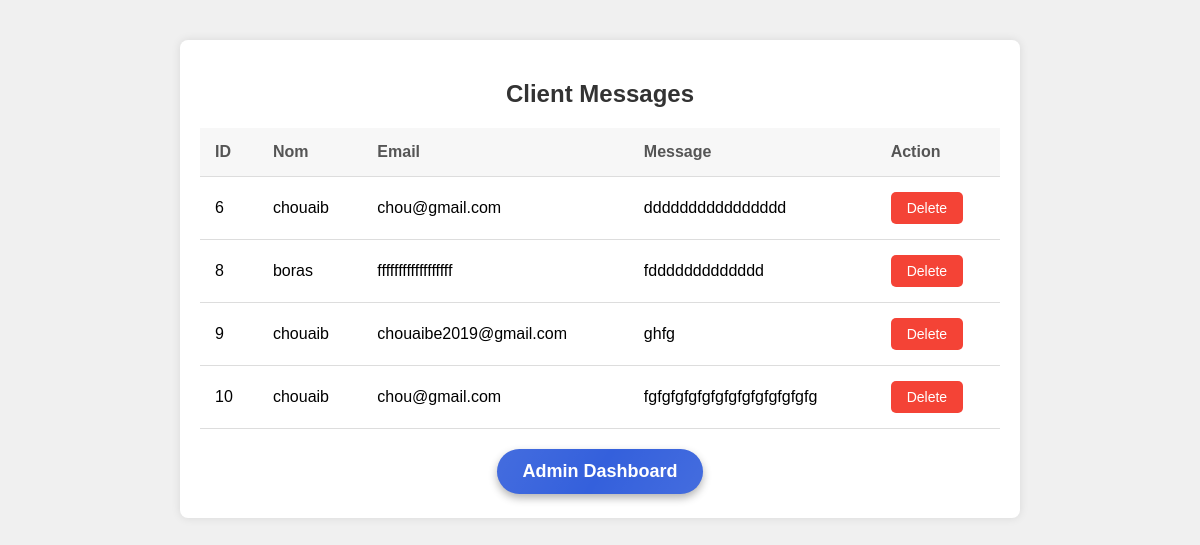
/backend/messages.php (signed in), run on the app's committed database.
### tables this page shows
CREATE TABLE `contacts` (
  `id` int(11) NOT NULL,
  `nom` varchar(255) NOT NULL,
  `email` varchar(255) NOT NULL,
  `message` varchar(255) NOT NULL
);

### backend/messages.php (the view, shortened to what this page needs)
<?php
include "db.php";
function getMessages() {
    global $mysqli;
    $sql = "SELECT * FROM contacts";
    $result = mysqli_query($mysqli, $sql);
    $messages = [];
    if (mysqli_num_rows($result) > 0) {
        while ($row = mysqli_fetch_assoc($result)) {
            $messages[] = $row;
        }
    }
    return $messages;
}
$messages = getMessages();
?>
<!DOCTYPE html>
<html lang="en">
<head>
</head>
<body>
    <div class="container">
        <h2>Client Messages</h2>
        <table>
            <thead>
                <tr>
                    <th>ID</th>
                    <th>Nom</th>
                    <th>Email</th>
                    <th>Message</th>
                    <th>Action</th>
                </tr>
            </thead>
            <tbody>
                <?php foreach ($messages as $message): ?>
                <tr>
                    <td><?php echo $message['id']; ?></td>
                    <td><?php echo $message['nom']; ?></td>
                    <td><?php echo $message['email']; ?></td>
                    <td class="message"><?php echo $message['message']; ?></td>
                    <td>
                        <form method="post">
                            <button type="submit" class="delete-btn">Delete</button>
                        </form>
                    </td>
                </tr>
                <?php endforeach; ?>
            </tbody>
        </table>
        <div class="admin-dashboard-link-container">
            <a href='/school/admin_dashboard.php' class="admin-dashboard-link">Admin Dashboard</a>
        </div>
    </div>
</body>
</html>

### backend/messages.php (style rules this page uses)
body { font-family: Arial, sans-serif; background-color: #f0f0f0; margin: 0; padding: 20px; }
.container { max-width: 800px; margin: 20px auto; background-color: #fff; padding: 20px; box-shadow: 0 0 10px rgba(0,0,0,0.1); border-radius: 8px; }
h2 { text-align: center; color: #333; margin-bottom: 20px; }
table { width: 100%; border-collapse: collapse; margin-top: 20px; }
table th, table td { padding: 15px; text-align: left; border-bottom: 1px solid #ddd; }
table th { background-color: #f7f7f7; color: #555; }
table td.message { max-width: 300px; word-wrap: break-word; overflow-wrap: break-word; overflow: hidden; text-overflow: ellipsis; }
.delete-btn { background-color: #f44336; color: white; border: none; padding: 8px 16px; cursor: pointer; border-radius: 5px; font-size: 14px; transition: background-color 0.3s ease, transform 0.2s ease; }
.admin-dashboard-link { display: inline-block; padding: 12px 25px; color: #fff; background-color: #1d4ed8; text-decoration: none; font-weight: bold; font-size: 18px; border-radius: 50px; transition: all 0.3s ease; box-shadow: 0 4px 8px rgba(0, 0, 0, 0.3); position: relative; overflow: hidden; margin-top: 20px; }
.admin-dashboard-link::before { content: ''; position: absolute; top: 0; left: -100%; width: 300%; height: 100%; background: linear-gradient(120deg, rgba(255,255,255,0.3), rgba(255,255,255,0.1), rgba(255,255,255,0.3)); transition: all 0.5s ease; }
.admin-dashboard-link-container { text-align: center; }

### data on the page
contacts: id "6", nom "chouaib", email "chou@gmail.com", message "dddddddddddddddd"
contacts: id "8", nom "boras", email "ffffffffffffffffff", message "fddddddddddddd"
contacts: id "9", nom "chouaib", email "chouaibe2019@gmail.com", message "ghfg"
contacts: id "10", nom "chouaib", email "chou@gmail.com", message "fgfgfgfgfgfgfgfgfgfgfgfgfg"
